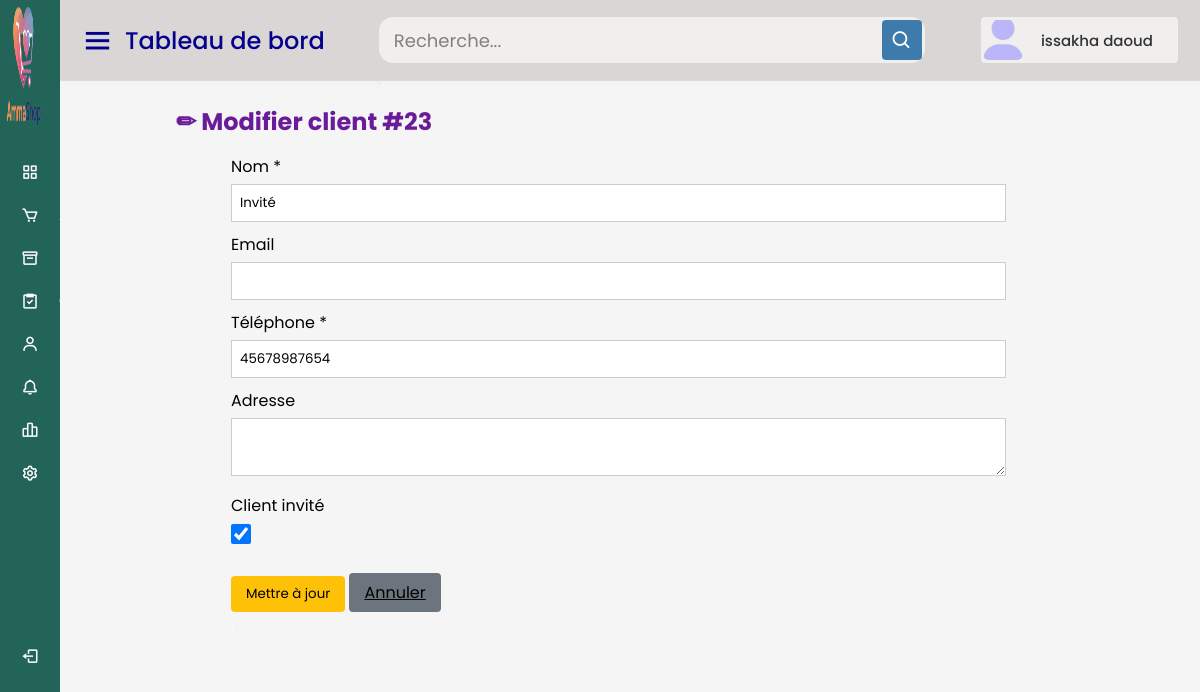
Page /tchadshop/modifier_client.php?id=23 (signed in) on the committed database.
### tables this page shows
CREATE TABLE IF NOT EXISTS `clients` (
  `id` int NOT NULL AUTO_INCREMENT,
  `nom` varchar(100) NOT NULL,
  `email` varchar(100) DEFAULT NULL,
  `telephone` varchar(20) NOT NULL,
  `adresse` text,
  `password` varchar(255) DEFAULT NULL,
  `created_at` timestamp NULL DEFAULT CURRENT_TIMESTAMP,
  `invite` tinyint(1) DEFAULT '1',
  `vu` tinyint(1) DEFAULT '0',
  `reset_token` varchar(255) DEFAULT NULL,
  `reset_token_expire` int DEFAULT NULL,
  `langue` varchar(5) DEFAULT 'fr',
  PRIMARY KEY (`id`),
  UNIQUE KEY `email` (`email`)
);

### tchadshop/modifier_client.php (the view, shortened to what this page needs)
<?php
$conn = new mysqli("localhost", "root", "", "tchadshop_db");
$id = intval($_GET['id'] ?? 0);
$stmt = $conn->prepare("SELECT * FROM clients WHERE id = ?");
$stmt->bind_param("i", $id);
$stmt->execute();
$result = $stmt->get_result();
$client = $result->fetch_assoc();
?>
<!DOCTYPE html>
<html lang="fr">
<head>
</head>
<body>
    <?php include("header.php") ; ?>
<div class="home-content">
    <div class="content">
    <h2>✏ Modifier client #<?= $id ?></h2>
    <form method="post" action="">
        <label>Nom *</label>
        <input type="text" name="nom" value="<?= htmlspecialchars($client['nom']) ?>" required class="input1">
        <label>Email</label>
        <input type="email" name="email" value="<?= htmlspecialchars($client['email']) ?>" class="input1">
        <label>Téléphone *</label>
        <input type="text" name="telephone" value="<?= htmlspecialchars($client['telephone']) ?>" required class="input1">
        <label>Adresse</label>
        <textarea name="adresse" class="textarea"><?= htmlspecialchars($client['adresse'] ?? '') ?></textarea>
        <label>Client invité</label>
            <input type="checkbox" name="invite" value="1" <?= $client['invite'] ? 'checked' : '' ?> onchange="togglePassword(this)" class="input2">
            <br>
        <br>
        <button type="submit" class="btn1">Mettre à jour</button>
        <a href="clients.php" class="btn1" style="background:#6c757d;">Annuler</a>
        <p class="p">.<p>
    </form>
</body>
</html>

### tchadshop/style4.css (style rules this page uses)
* { margin: 0; padding: 0; box-sizing: border-box; font-family: "Poppins", sans-serif; }
.home-section .home-content { position: relative; padding-top: 104px; }

### tchadshop/modifier_client.php (style rules this page uses)
body { font-family: Arial, sans-serif; }
label { display: block; margin-top: 10px; }
.input1, .textarea { width: 80%; padding: 8px; margin-top: 5px; }
.btn1 { background: #ffc107; color: black; padding: 8px 15px; border: none; border-radius: 4px; cursor: pointer; }
.content { margin-left: 15%; }
h2 { color: #6a1b9a; margin-left: -55px; margin-bottom: 15px; }
.input1 { border: 1px solid #ccc; transition: border-color 0.3s, box-shadow 0.3s; }
.textarea { border: 1px solid #ccc; transition: border-color 0.3s, box-shadow 0.3s; }
.input2 { width: 20px; height: 20px; margin-top: 6px; border: 1px solid #ccc; transition: border-color 0.3s, box-shadow 0.3s; }
.p { color:white; }

### rows in the picture
clients: nom "Invité", telephone "45678987654", invite "☑"

### other values in the picture
$page_title "Tableau de bord"
$adminName "issakha daoud"
$id "23"
